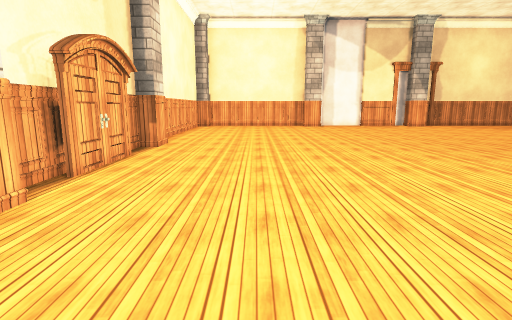
view 1 (above)

17 first-person views from a walk through a Unity game level. The camera is 1.4 m above the floor, tilts 10° down and sees 80° across. Doors are open. The floor is counted in squares, 1 m on a side. Each view is taken from the middle of a square. On the plan, view 1 faces up. The plan holds only what a view shows up to about 14 squares ahead; the rest is blank. The place goes on beyond the plan. The player is left out. Surface patterns are stand-ins for the level's own textures.

view 2
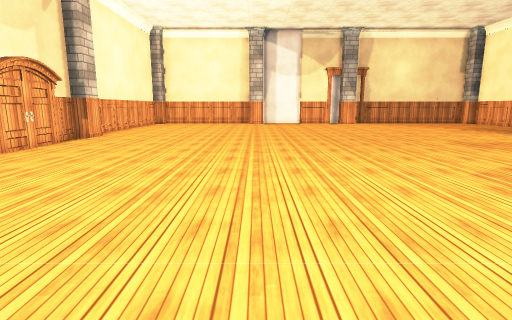

view 3
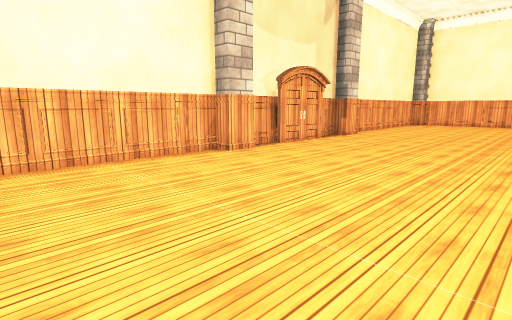

view 4
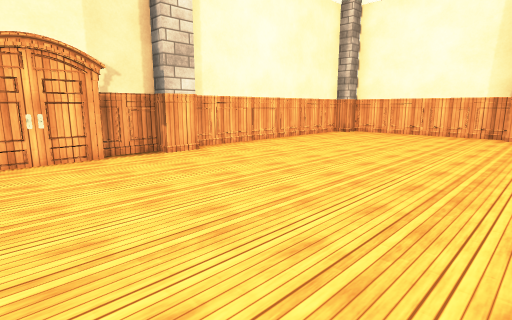

view 5
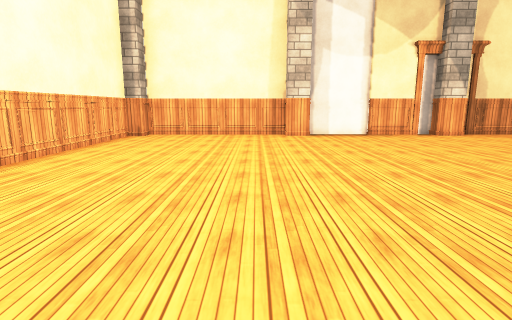

view 6
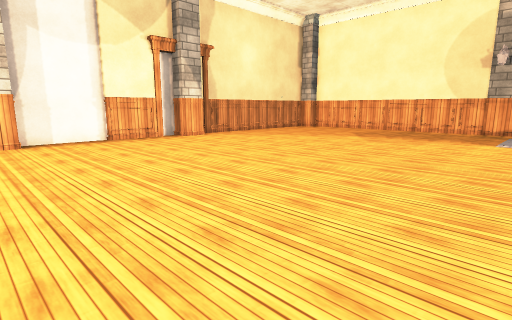

view 7
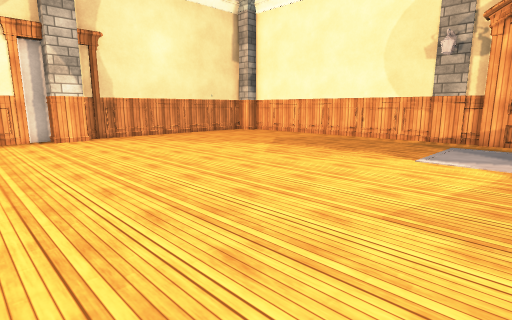

view 8
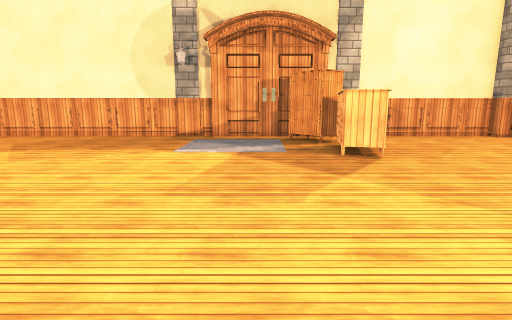

view 9
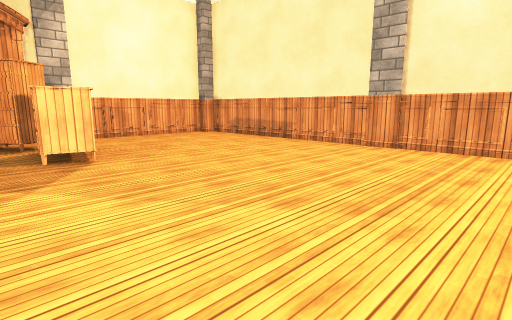

view 10
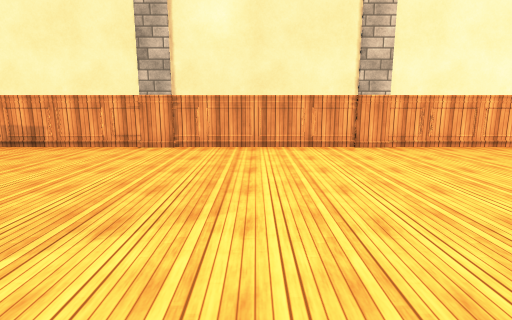

view 11
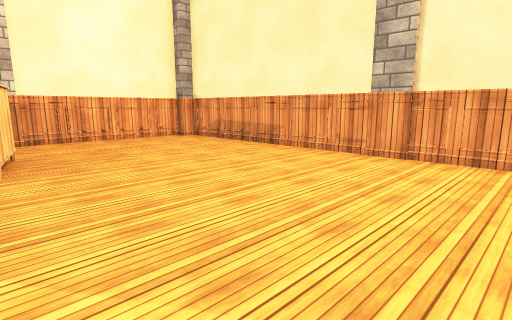

view 12
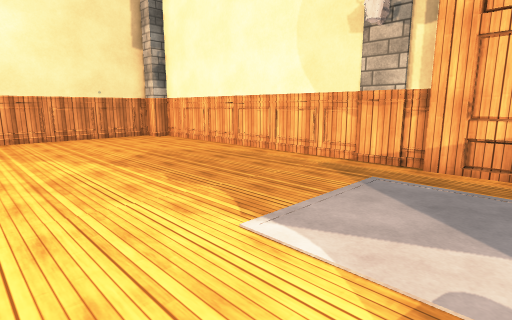

view 13
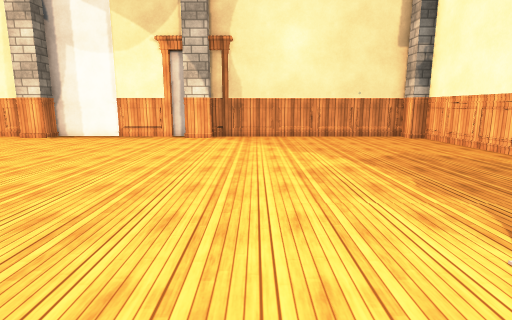

view 14
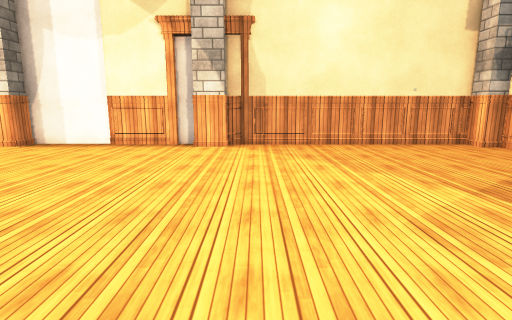

view 15
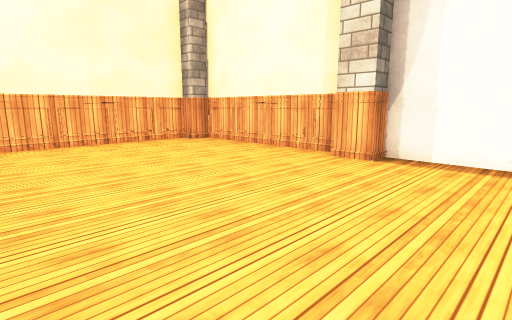

view 16
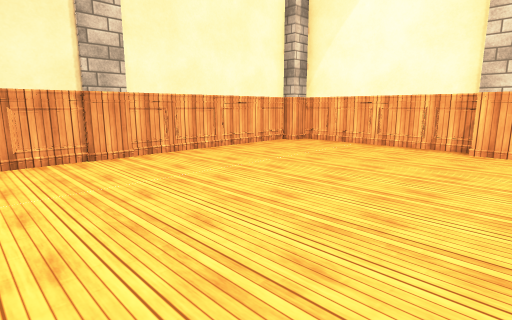

view 17
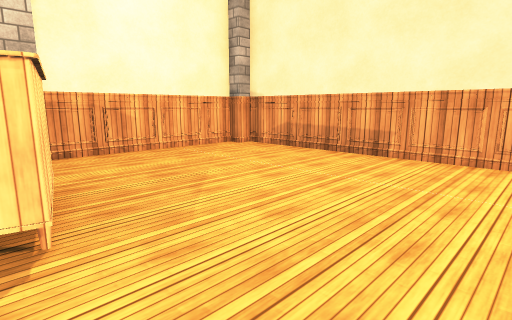

### Floor plan
Points are (right, up) in squares from view 1. A wall is a line through its corners. A room is listed if a view was taken in it or the views show most of it. See-through windows are left out.
Room 1 (views 1, 2, 3, 4, 5, 6, 7, 8, 9, 10, 11, 12, 13, 14, 15, 16, 17)
walls: (9.6, -3.5) (10, -3.7); (21.5, 10) (21.5, 21.5); (9.6, -3.6) (10, -3.4); (-3.7, 8.9) (-3.7, 5.9); (21.3, 12.6) (21.5, 13.2); (6, -3.5) (6.4, -3.7); (5.9, -3.6) (6.4, -3.4); (-4, 9.8) (-4.2, 9.4); (12.8, -3.5) (13.4, -3.7); (21.6, 12.6) (21.4, 13.2); (-4.1, 9.9) (-3.9, 9.4); (12.8, -3.6) (13.3, -3.4); (-4.1, 10.5) (-4.1, 8.9); (-3.9, 6.2) (-4.1, 5.7); (-4.1, 6.5) (-4.1, 4.9); (10.1, 22.3) (7.5, 22.3); (4.5, -3.6) (21, -3.6); (14.7, -3.4) (15.2, -3.6); (-4, 13.2) (-4.2, 12.7); (7.8, 22.7) (4.4, 22.7); (11, 22.7) (10, 22.7); (14.6, -3.7) (15.1, -3.5); (-4, 14.9) (-4.2, 14.5); (-4.1, 3.2) (-4.1, -2.5); (21.3, 1.6) (21.5, 2.2); (3.4, 22.3) (-3.2, 22.3); (21.5, 1.6) (21.3, 2.2); (16.5, -3.5) (17, -3.7); (1.8, -3.7) (2.4, -3.5); (16.5, -3.6) (16.9, -3.4); (-4, 2.2) (-4.2, 1.6); (2.4, 22.2) (1.9, 22.5); (-4.2, 2.2) (-4, 1.6); (2.4, 22.4) (2, 22.2); (-4, 16.8) (-4.2, 16.3); (-4.1, 16.8) (-3.9, 16.3); (0.1, -3.4) (0.5, -3.6); (17, 22.2) (16.4, 22.4); (21.5, -0.2) (21.4, 0.1) (21.5, 0.3); (21.6, 18.1) (21.4, 18.6); (17, 22.4) (16.5, 22.2); (18.3, -3.6) (18.7, -3.4); (-4.1, 0.4) (-4, 0.1) (-4.1, -0.2); (18.7, 22.2) (18.3, 22.4); (-4.2, -1.5) (-4, -2); (-4, 20.4) (-4.2, 19.9); (21.5, -3) (21.5, 3.2); (20.3, 22.3) (12.6, 22.3); (-3.3, -3.6) (3.5, -3.6); (-4.1, 21.5) (-4.1, 12.1)
objects: column (-4, -3) to (-3, -3); column (-4, 4); column (-4, 11); column (-4, 22); column (4, -4); column (4, 22); column (11, -4); column (11, 22) to (12, 22); dresser (16, 4) to (18, 5); dresser (19, 5) to (20, 6); column (21, -3); other object (21, 6) to (21, 9); other object (21, 10); column (21, 22); column (22, 4); column (22, 11)

Where each view was taken, in squares from view 1:
view 1: 0 up, 0 right, facing up
view 2: 3 down, 4 right, facing up
view 3: 3 down, 4 right, facing up-left
view 4: 6 up, 5 right, facing up-left
view 5: 7 up, 2 right, facing up
view 6: 9 up, 3 right, facing up-right
view 7: 8 up, 8 right, facing up-right
view 8: 8 up, 7 right, facing right
view 9: 7 up, 7 right, facing down-right
view 10: 7 up, 8 right, facing down
view 11: 5 up, 8 right, facing down-right
view 12: 8 up, 14 right, facing up-right
view 13: 8 up, 14 right, facing up
view 14: 11 up, 13 right, facing up
view 15: 14 up, 8 right, facing up-left
view 16: 5 up, 7 right, facing down-left
view 17: 5 up, 12 right, facing down-right
